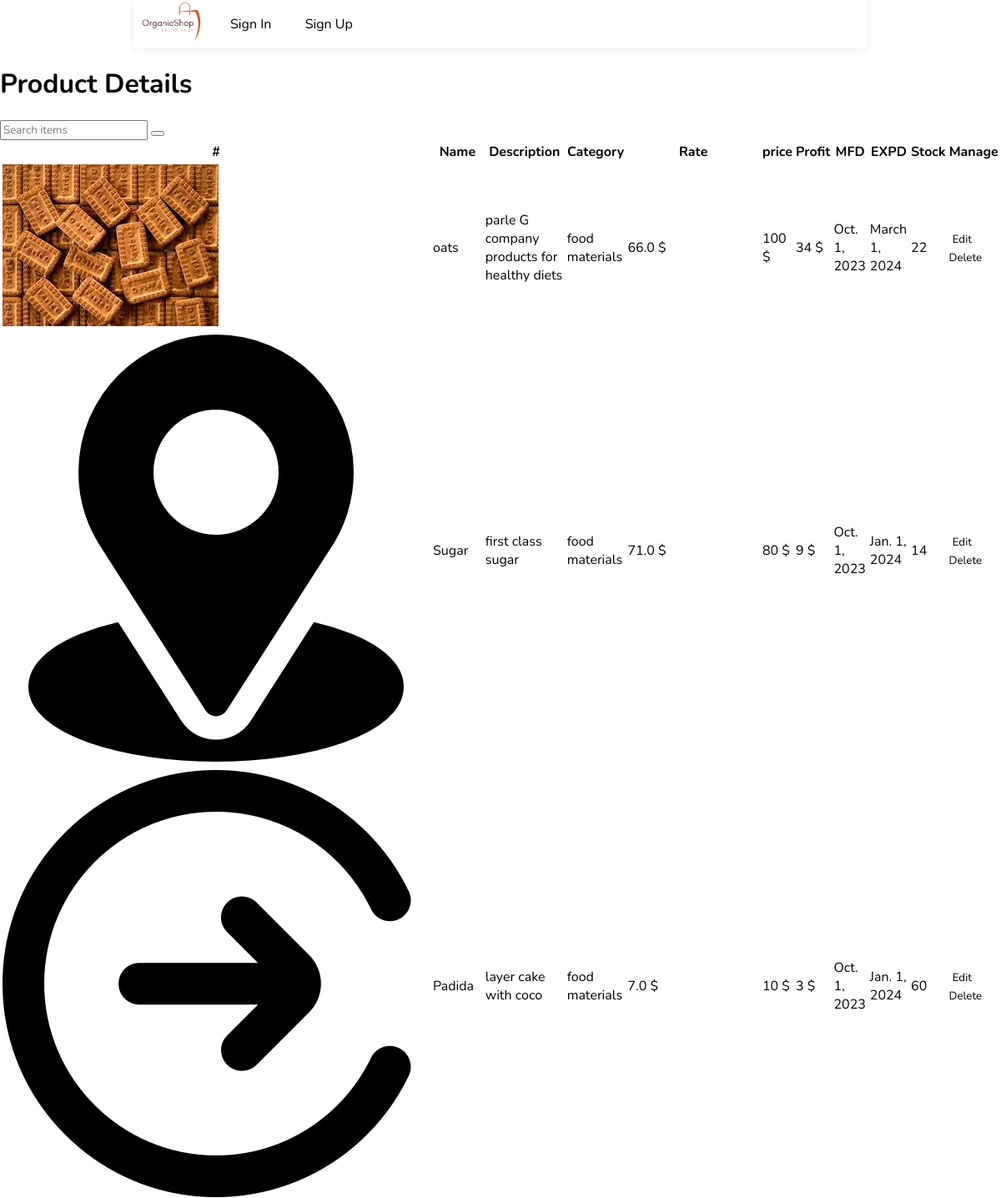
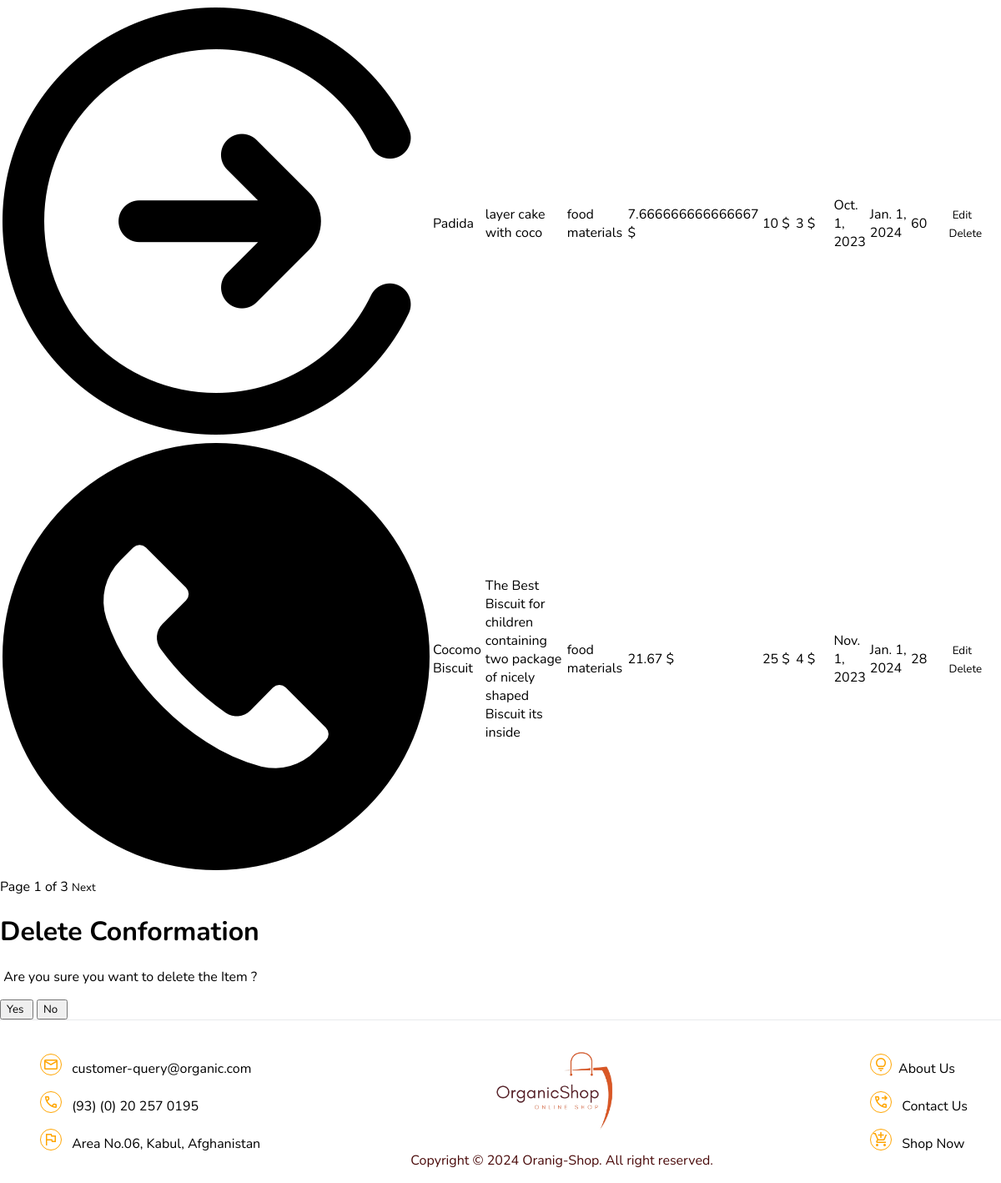
The page /store/product/ on the database its author committed (2 pictures, top to bottom).
### store/models.py (models this page shows, shortened)
class Product(models.Model):
    category = models.ForeignKey(Category, on_delete=models.CASCADE)
    name = models.CharField(max_length=100)
    description = models.CharField(max_length=200)
    price = models.IntegerField(default=0)
    bulk_price = models.IntegerField(default=0)
    quantity = models.IntegerField(default=0)
    rate = models.FloatField(default=0)
    mfd = models.DateField(null=True, blank=True)
    expd = models.DateField(null=True, blank=True)
    profit = models.IntegerField(default=0)
    stock = models.IntegerField(default=0)
    packet = models.IntegerField(default=0)
    image = models.ImageField(default='default.jpg', upload_to='item_images')

class Category(models.Model):
    name = models.CharField(max_length=50)
    description = models.CharField(max_length=200)
    def __str__(self):
        return self.name

### store/views.py (the view)
# urls.py: path('product/', views.product, name='product'),
def product(request):
    if request.method == 'POST':
        id = request.POST['getid']
        Product.objects.filter(id=id).delete()
        messages.success(request, "Item Deleted Successfully !")
    product = Product.objects.all().order_by('-id')
    p = Paginator(product, 5)
    page_number = request.GET.get('page')
    try:
        page_obj = p.get_page(page_number)
    except PageNotAnInteger:
        page_obj = p.page(1)
    except EmptyPage:
        page_obj = p.page(p.num_pages)
    context = {'page_obj':page_obj,'flag':'list'}
    return render(request, 'product.html', context)

### store/templates/product.html (shortened to what this page needs)
{% extends 'main/base.html' %}
{% load static %}
{% block content %}
<div class="relative">
    <div class="main-content mx-10">
             <div class="grid lg:grid-row-2 m-5">
                <div class="">
                    <h1 class="text-center text-4xl m-5">
                        Product Details
                    </h1>
                    <div class="flex justify-center">
                        <form action="" method="POST" class="my-5">
                            <input type="text" class="p-2 rounded border border-teal-400 w-96 focus:outline-none focus:border-sky-500" placeholder="Search items">
                            <button class="rounded-full border bg-teal-500 hover:bg-teal-700 hover:text-white px-3 py-2"></button>
                        </form>
                    </div>
                </div>
                <div>
                <table class="table-auto w-full shadow-md">
                    <thead class="bg-teal-500 text-white text-start">
                        <th class="py-2">#</th>
                        <th class="py-2">Name</th>
                        <th class="py-2">Description</th>
                        <th class="py-2">Category</th>
                        <th class="py-2">Rate</th>
                        <th class="py-2">price</th>
                        <th class="py-2">Profit</th>
                        <th class="py-2">MFD</th>
                        <th class="py-2">EXPD</th>
                        <th class="py-2">Stock</th>
                        <th class="py-2">Manage</th>
                    </thead>
                    <tbody>
                        {% for item in page_obj.object_list %}
                            <tr class="border hover:bg-gray-100 cursor-pointer hover:font-semiboldtransition duration-500 ease-in-out">
                            <td class="p-2 border "><img src="{{item.image.url}}" class="w-16 h-16 rounded-full shadow border border-gray-400" alt=""></td>
                            <td class="p-2 border ">{{item.name}}</td>
                            <td class="p-2 border w-80">{{item.description}}</td>
                            <td class="p-2 border ">{{item.category}}</td>
                            <td class="p-2 border ">{{item.rate}} $</td>
                            <td class="p-2 border ">{{item.price}} $</td>
                            <td class="p-2 border ">{{item.profit}} $</td>
                            <td class="p-2 border ">{{item.mfd}}</td>
                            <td class="p-2 border ">{{item.expd}}</td>
                            <td class="p-2 border ">{{item.stock}}</td>
                            <td class="p-2">
                                <a href="{% url 'store:update_product' item.id %}" class="inline-block mr-3 hover:text-teal-600">&nbsp;<small class="hover:font-bold">Edit</small></a>
                                <a class="inline-block btn-delete hover:text-red-600" data-stateName="{{item.id}}">
                                    <small class="hover:font-bold">Delete</small>
                                </a>
                            </td>
                            </tr>
                        {% endfor %}
                    </tbody>
                </table>
                <div class="flex justify-center my-5 py-3">
                    <span class="font-bold mx-10">Page
                        <span class="bg-slate-300 text-dark rounded-full px-2 py-1">{{page_obj.number}}</span> of
                        <span class="bg-slate-300 text-dark rounded-full px-2 py-1">{{page_obj.paginator.num_pages}}</span>
                    </span>
                    {% if page_obj.has_next %}
                    <a href="?page={{page_obj.next_page_number}}" class="tooltip relative">
                        <small class="tooltip-text absolute top-0 left-10 rounded bg-teal-500 text-white px-3 shadow-lg">Next</small>
                    </a>
                    {% else %}
                    <i class="fa-solid fa-chevron-right rounded-full text-black px-2 py-1 bg-gray-300"></i>
                    {% endif %}
                </div>
            </div>
    </div>
</div>
<div class="absolute lg:inset-x-1/3 sm:inset-x-32 sm:top-1/4 border shadow-lg rounded border-gray-400 bg-white lg:top-1/4 p-5 z-10" id="modal-dialog">
    <div class="font-bold text-center">
        <h1 class="text-2xl text-red-500 font-semibold ">Delete Conformation</h1>
    </div>
    <form action="{% url 'store:product' %}" method="POST">
        <p class="text-xl text-center font-semibold">&nbsp;Are you sure you want to delete the Item ?</p>
    <div class="text-center">
        <button type="submit" class=" bg-teal-500 text-white px-4 py-2 hover:font-bold hover:bg-teal-700 shadow mt-3 mb-5 mr-1 rounded">Yes&nbsp;</button>
        <button type="button" class="btn-cancel bg-red-500 text-white px-4 py-2 hover:font-bold hover:bg-red-700 shadow mt-3 mb-5 mr-1 rounded">No&nbsp;</button>
    </div>
</div>
{% endblock content %}

### store/static/css/style.css (style rules this page uses)
* { font-family: "Nunito", sans-serif; font-optical-sizing: auto; font-style: normal; }
body { margin: 0px; padding: 0px; width: auto; height: 100%; }
a { text-decoration: none; color: inherit; }

### rows shown on the page
Product: image (picture), name "oats", description "parle G company products for healthy diets", category "food materials", rate "66.0", price "100", profit "34", mfd "Oct. 1, 2023", expd "March 1, 2024", stock "22"
Product: image (picture), name "Sugar", description "first class sugar", category "food materials", rate "71.0", price "80", profit "9", mfd "Oct. 1, 2023", expd "Jan. 1, 2024", stock "14"
Product: image (picture), name "Padida", description "layer cake with coco", category "food materials", rate "7.0", price "10", profit "3", mfd "Oct. 1, 2023", expd "Jan. 1, 2024", stock "60"
Product: image (picture), name "Padida", description "layer cake with coco", category "food materials", rate "7.666666666666667", price "10", profit "3", mfd "Oct. 1, 2023", expd "Jan. 1, 2024", stock "60"
Product: image (picture), name "Cocomo Biscuit", description "The Best Biscuit for children containing two package of nicely shaped Biscuit its inside", category "food materials", rate "21.67", price "25", profit "4", mfd "Nov. 1, 2023", expd "Jan. 1, 2024", stock "28"

### other values the page prints
{{ page_obj.number }} "1"
{{ page_obj.paginator.num_pages }} "3"
